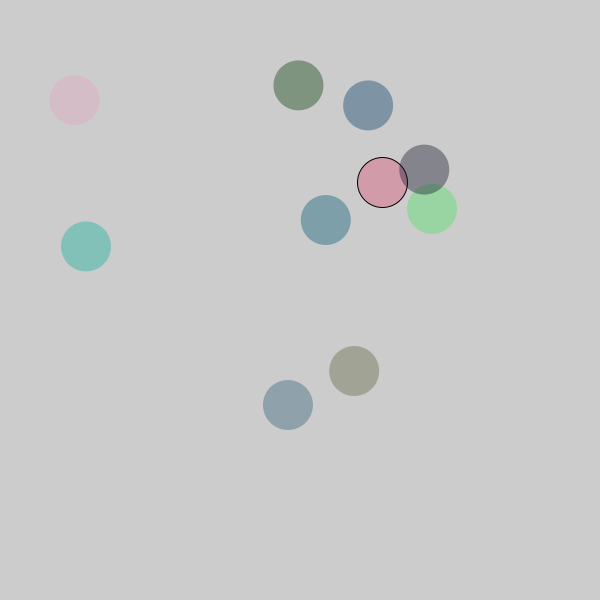
Frame 1 (no input)
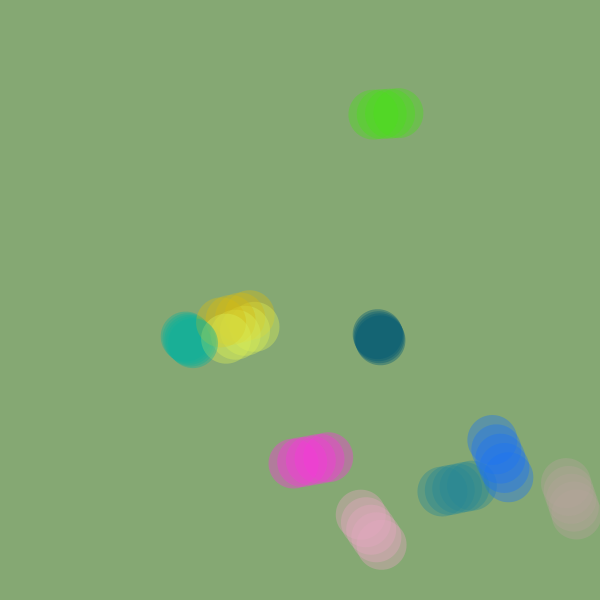
Frame 60 (the mouse pressed at the canvas centre just before this capture)
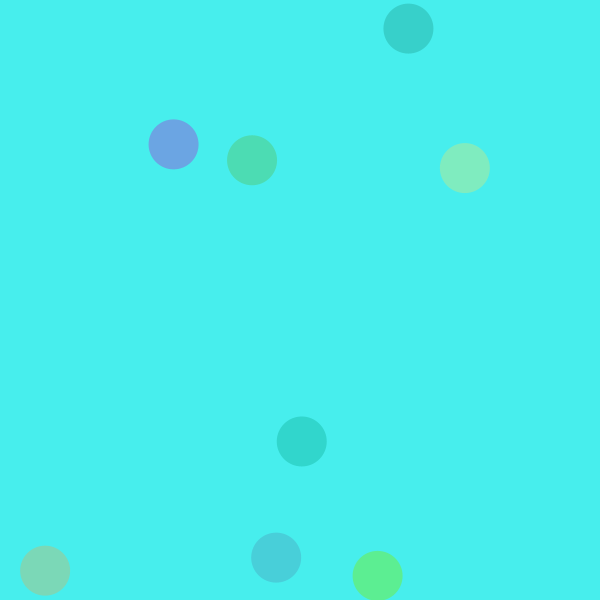
Frame 120 (the mouse held since frame 60 and released just before this capture)

The Processing sketch that drew these frames (run headless with seeded random() and noise(); from frame 60 on, the mouse is pressed at the canvas centre):

// Processing sketch: processing_33516
// ── processing_33516.pde

int numberBalls = 10;
float centerX[] = new float[numberBalls];
float centerY[] = new float[numberBalls];
float xspeed[] = new float[numberBalls];
float yspeed[] = new float[numberBalls];
float r[] = new float[numberBalls];
float g[] = new float[numberBalls];
float b[] = new float[numberBalls];

int ballsize = 50;

void setup() {
  size(600, 600);

  //assignment of position of balls
  for (int i = 0; i<numberBalls; i++) {
    centerX[i] = random(50, 550);
    centerY[i] = random(50, 550);

    xspeed[i] = random(10);
    yspeed[i] = random(10);

    r[i]=random(255);
    g[i]=random(255);
    b[i]=random(255);
    fill(r[i], g[i], b[i]);
  }
}

void draw() {
//  background(255,255,255);

  for (int i=0;i<numberBalls;i++) {
    centerX[i]=centerX[i]+xspeed[i];
    centerY[i]=centerY[i]+yspeed[i];

    if (centerX[i] > width - ballsize/2 || centerX[i] < 0 + ballsize/2) {
      xspeed[i] = xspeed[i] *= -1;
      r[i]=random(255);
      g[i]=random(255);
      b[i]=random(255);
      fill(r[i], g[i], b[i]);
      background(random(255),random(255),random(255));
    }

    if (centerY[i] > height- ballsize/2 || centerY[i] < 0+ballsize/2) {
      yspeed[i] = yspeed[i] *= -1;
      r[i]=random(255);
      g[i]=random(255);
      b[i]=random(255);
      fill(r[i], g[i], b[i]);
      background(random(255),random(255),random(255));
    }

    fill(r[i], g[i], b[i],100);
    ellipse(centerX[i], centerY[i], ballsize, ballsize);
    noStroke();
  }
}
